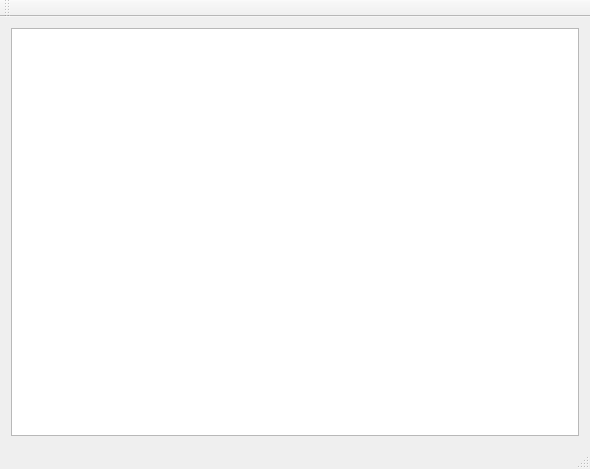
<?xml version="1.0" encoding="UTF-8"?>
<ui version="4.0">
 <class>MainWindow</class>
 <widget class="QMainWindow" name="MainWindow">
  <property name="geometry">
   <rect>
    <x>0</x>
    <y>0</y>
    <width>590</width>
    <height>469</height>
   </rect>
  </property>
  <property name="windowTitle">
   <string>MainWindow</string>
  </property>
  <widget class="QWidget" name="centralWidget">
   <layout class="QHBoxLayout" name="horizontalLayout">
    <item>
     <widget class="QGraphicsView" name="graphicsView"/>
    </item>
   </layout>
  </widget>
  <widget class="QMenuBar" name="menuBar">
   <property name="geometry">
    <rect>
     <x>0</x>
     <y>0</y>
     <width>590</width>
     <height>21</height>
    </rect>
   </property>
  </widget>
  <widget class="QToolBar" name="mainToolBar">
   <attribute name="toolBarArea">
    <enum>TopToolBarArea</enum>
   </attribute>
   <attribute name="toolBarBreak">
    <bool>false</bool>
   </attribute>
  </widget>
  <widget class="QStatusBar" name="statusBar"/>
 </widget>
 <layoutdefault spacing="6" margin="11"/>
 <resources/>
 <connections/>
</ui>
